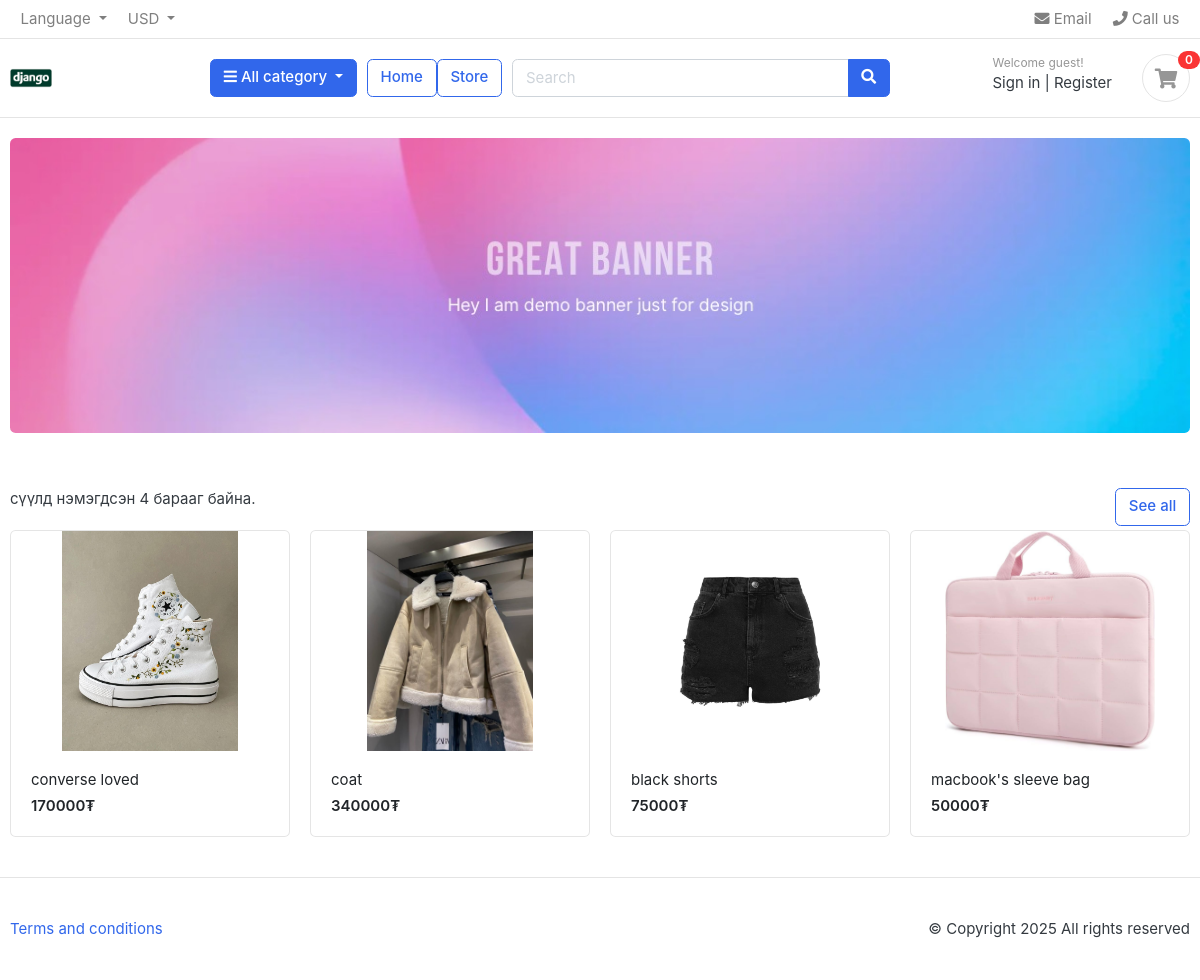
/, run on an earlier commit of the app's database.
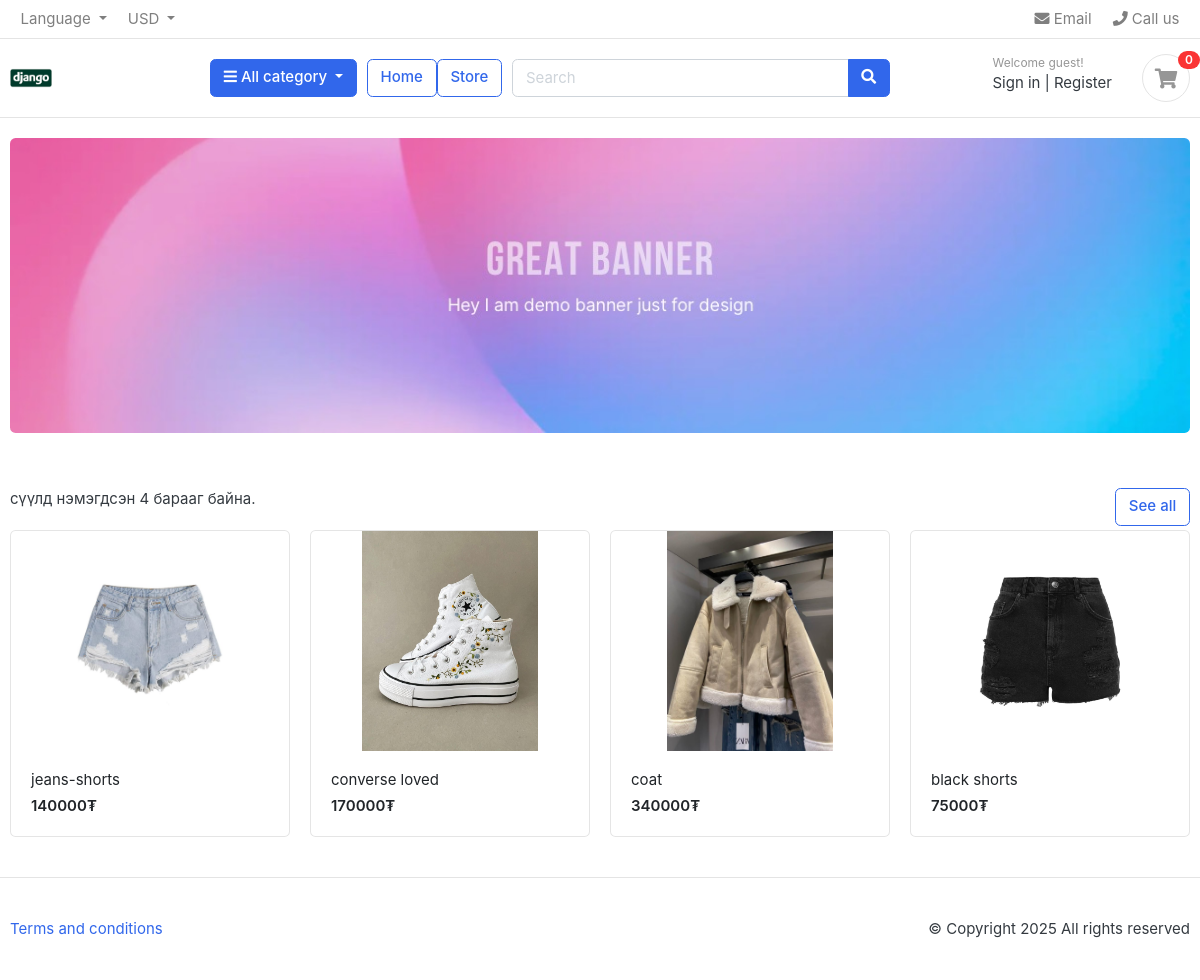
And on a later commit of the database.
### salbar/models.py (models this page shows, shortened)
class Product (models.Model):
    product_name = models.CharField(max_length=200, unique=True)
    slug = models.SlugField(max_length=200, unique=True)
    description = models.TextField(max_length=500, blank=True)
    price = models.IntegerField()
    images = models.ImageField(upload_to='photos/products')
    stock = models.IntegerField()
    is_available = models.BooleanField(default=True)
    category = models.ForeignKey(Category, on_delete=models.CASCADE)
    created_date = models.DateTimeField(auto_now_add=True)
    modified_date = models.DateTimeField(auto_now=True)
    class Meta:
        db_table = 'tbl_products'

### salbar/views.py (the view)
# urls.py: path('',views.home, name='home'),
def home(request):
    con = sql.connect('db.sqlite3')
    cur = con.cursor()
    cur.execute(
        '''
        SELECT * FROM tbl_products
        WHERE is_available=1
        ORDER BY id DESC
        LIMIT 4
    '''
    )
    products = cur.fetchall()
    product_count = len(products)
    con.close()
    context = {
        'products': products,
        'product_count': product_count,
    }
    return render(request, 'home.html', context)

### salbar/context_processors.py (called while the page is built)
def menu_links(request):
    links = Category.objects.all()
    print(links)
    return {'links': links}

### salbar/models.py (called while the page is built)
    def __str__(self):
        return self.cat_name

### salbar/templates/home.html (shortened to what this page needs)
{% extends "base.html" %}
{% load static %}
{% block content %}
<section class="section-intro padding-y-sm">
	<div class="container">
		<div class="intro-banner-wrap">
			<img src="{% static 'images/banners/1.jpg' %}" class="img-fluid rounded">
		</div>
	</div>
</section>
<section class="section-name padding-y-sm">
	<div class="container">
		<header class="section-heading">
			<a href="{% url 'store' %}" class="btn btn-outline-primary float-right">See all</a>
			<p>сүүлд нэмэгдсэн {{ product_count }} барааг  байна.</p>
		</header>
		<div class="row">
				{% for i in products %}
				<div class="col-md-3">
					<div class="card card-product-grid">
						<a href="#" class="img-wrap">
							<img src="/media/{{ i.5 }}">
						</a>
						<figcaption class="info-wrap">
							<a href="#" class="title">{{ i.1 }}</a>
							<div class="price mt-1">{{ i.4 }}₮</div>
						</figcaption>
					</div>
				</div>
				{% endfor %}
			</div>
</div>
</section>
{% endblock %}

### salbar/templates/base.html (shortened to what this page needs)
{% load static %}
<!DOCTYPE HTML>
<html lang="en">
<head>
<link href="{% static 'css/bootstrap.css' %}" rel="stylesheet" type="text/css"/>
<link href="{% static 'fonts/fontawesome/css/all.min.css' %}" type="text/css" rel="stylesheet">
<link href="{% static 'css/ui.css' %}" rel="stylesheet" type="text/css"/>
<link href="{% static 'css/responsive.css' %}" rel="stylesheet" media="only screen and (max-width: 1200px)" />
</head>
<body>
<header class="section-header">
<nav class="navbar p-md-0 navbar-expand-sm navbar-light border-bottom">
<div class="container">
  <div class="collapse navbar-collapse" id="navbarTop4">
    <ul class="navbar-nav mr-auto">
    	<li class="nav-item dropdown">
		 	<a href="#" class="nav-link dropdown-toggle" data-toggle="dropdown">   Language </a>
		</li>
		<li class="nav-item dropdown">
			<a href="#" class="nav-link dropdown-toggle" data-toggle="dropdown"> USD </a>
		</li>
    </ul>
    <ul class="navbar-nav">
		<li><a href="#" class="nav-link"> <i class="fa fa-envelope"></i> Email </a></li>
		<li><a href="#" class="nav-link"> <i class="fa fa-phone"></i> Call us </a></li>
	</ul>
  </div>
</div>
</nav>
<section class="header-main border-bottom">
	<div class="container">
<div class="row align-items-center">
	<div class="col-lg-2 col-md-3 col-6">
		<a href="./" class="brand-wrap">
			<img class="logo" src="{% static './images/logo.png' %}">
		</a>
	</div>
	<div class="col-lg col-sm col-md col-6 flex-grow-0">
		<div class="category-wrap dropdown d-inline-block float-right">
			<button type="button" class="btn btn-primary dropdown-toggle" data-toggle="dropdown">
				<i class="fa fa-bars"></i> All category
			</button>
		</div>
	</div>
	<a href="{% url 'home' %}" class="btn btn-outline-primary">Home</a>
	<a href="{% url 'store' %}" class="btn btn-outline-primary">Store</a>
	<div class="col-lg  col-md-6 col-sm-12 col">
		<form action="#" class="search">
			<div class="input-group w-100">
			    <input type="text" class="form-control" style="width:60%;" placeholder="Search">
			    <div class="input-group-append">
			      <button class="btn btn-primary" type="submit">
			        <i class="fa fa-search"></i>
			      </button>
			    </div>
		    </div>
		</form>
	</div>
	<div class="col-lg-3 col-sm-6 col-8 order-2 order-lg-3">
				<div class="d-flex justify-content-end mb-3 mb-lg-0">
					<div class="widget-header">
						<small class="title text-muted">Welcome guest!</small>
						<div>
							<a href="{% url 'signin' %}">Sign in</a> <span class="dark-transp"> | </span>
							<a href="{% url 'register' %}"> Register</a>
						</div>
					</div>
					<a href="{% url 'cart' %}" class="widget-header pl-3 ml-3">
						<div class="icon icon-sm rounded-circle border"><i class="fa fa-shopping-cart"></i></div>
						<span class="badge badge-pill badge-danger notify">0</span>
					</a>
				</div>
			</div>
</div>
	</div>
</section>
</header>
<main>
{% block content %}
{% endblock %}
</main>
<footer class="section-footer border-top padding-y">
	<div class="container">
		<p class="float-md-right">
			&copy Copyright 2025 All rights reserved
		</p>
		<p>
			<a href="#">Terms and conditions</a>
		</p>
	</div>
</footer>
</body>
</html>

### salbar/static/css/ui.css (style rules this page uses)
html { font-family: "Inter", sans-serif; font-size: 15px; }
.img-wrap { text-align: center; display: block; }
.img-wrap img { max-width: 100%; }
.icon-xs, .icon-sm, .icon-md, .icon-lg { display: inline-block; text-align: center; flex-shrink: 0; flex-grow: 0; }
.icon-sm { width: 48px; height: 48px; line-height: 48px !important; font-size: 20px; }
.padding-y { padding-top: 40px; padding-bottom: 40px; }
.padding-y-sm { padding-top: 20px; padding-bottom: 20px; }
.section-heading { margin-bottom: 20px; margin-top: 15px; }
p:last-child { margin-bottom: 0; }
.header-main { position: relative; padding-top: 1rem; padding-bottom: 1rem; }
.brand-wrap .logo, .navbar-brand .logo { margin-right: 7px; max-height: 42px; display: inline-block; }
.widget-header { display: inline-block; vertical-align: middle; position: relative; }
.widget-header a { color: #343a40; }
.widget-header i { color: #969696; }
.widget-header .title { display: block; }
.widget-header .notify { position: absolute; top: -3px; right: -10px; }
[class*=card-product] a.title { color: #212529; display: block; }
[class*=card-product] .img-wrap { overflow: hidden; position: relative; }
[class*=card-product] .img-wrap img { height: 100%; max-width: 100%; width: auto; display: inline-block; -o-object-fit: cover; object-fit: cover; }
.card-product-grid { margin-bottom: 20px; }
.card-product-grid .img-wrap { border-radius: 0.2rem 0.2rem 0 0; height: 220px; }
.card-product-grid .info-wrap { overflow: hidden; padding: 18px 20px; }
.card .img-wrap { overflow: hidden; }
.notify { position: absolute; top: -4px; right: -10px; display: inline-block; padding: 0.25em 0.6em; font-size: 12px; line-height: 1; text-align: center; border-radius: 3rem; color: #fff; background-color: #fa3434; }
.price { font-weight: 600; color: #212529; }

What changed in the data, as far as the page shows it:
no longer on this page (row unchanged): Product: shows a picture, product_name "macbook's sleeve bag", price "50000"
added Product: shows a picture, i "jeans-shorts", price "140000"
